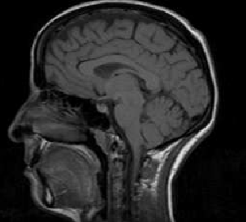
#> input picture Images/Head_Film.png, 246 x 222 px
$ python index.py
#> lines starting #> are read from the running program, lines starting #| are printed output that depends on the picture
### Src/Lesson4/HelperFunc.py
import cv2 as cv
import numpy as np

def showImg(img):
    cv.imshow("Image",img)
    cv.waitKey(0)
    cv.destroyAllWindows()

a = np.array([[1,2,3],
              [4,5,6]])
b = np.array([[2,2,2],
               [2,2,2]])
# a = np.ones((3,3),dtype=np.uint8)
# print(a)

### Src/Lesson4/index.py
import numpy as np
import cv2 as cv
from HelperFunc import showImg
import os

BASE_DIR = os.path.dirname(__file__)
image_path = os.path.join(BASE_DIR, "..", "..", "Images", "Head_Film.png")


image = cv.imread(image_path)
#> image is the input picture: shape (222, 246, 3); min 0, max 229, mean 40.8
image = cv.cvtColor(image, cv.COLOR_BGR2GRAY)
#> image: shape (222, 246)


# Hàm làm nhiễu
# [23 lines left out: functions add_salt_pepper_noise, add_gaussian_noise, not called in this run]


# Lọc trung bình (lowpass)
def Mean_Filter(image, N):
#> called with N = 17
    if N%2==0:
        return image

    h, w = image.shape
#> h = 222; w = 246
    pad = N // 2
    kernel = (1/N**2)*np.ones((N,N))
    # Padding để không bị lỗi biên
    padded = np.pad(image, pad_width=pad, mode='edge')
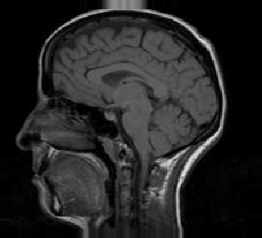
#> padded: shape (238, 262); min 0, max 229, mean 36.9
    # print(padded.shape)
    # Ảnh output
    # kernel = np.zeros(N,dtype=)
    output = np.zeros_like(image,dtype=np.uint8)

    for i in range(h):
        for j in range(w):
            window = padded[i:i+N, j:j+N]
            output[i, j] = np.sum(window * kernel)
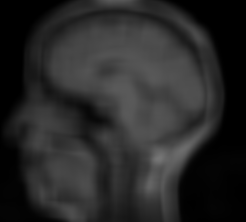
#> output: shape (222, 246); min 0, max 118, mean 40.3
    return output

# Lọc trung vị
# [29 lines left out: functions Meadian_Filter, high_pass, not called in this run]

def high_boost(img,A):
    img = image.astype(np.float32)
    blur = Mean_Filter(image, 17).astype(np.float32)
    high_boost = A * img - blur
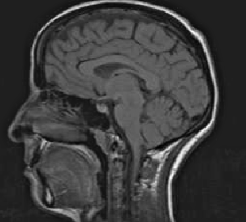
#> high_boost: shape (222, 246) float32; min -86, max 618, mean 82.1; drawn with min black and max white
    high_boost = np.clip(high_boost, 0, 255).astype(np.uint8)
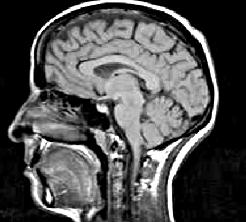
#> high_boost: shape (222, 246); min 0, max 255, mean 80
    return high_boost


#Lọc theo đạo hàm
# [45 lines left out: functions gradien_filter, prewitt_filter, not called in this run]

# [12 lines of commented-out code are left out]
image = high_boost(image,3)


# [18 lines of commented-out code are left out]
showImg(image)
